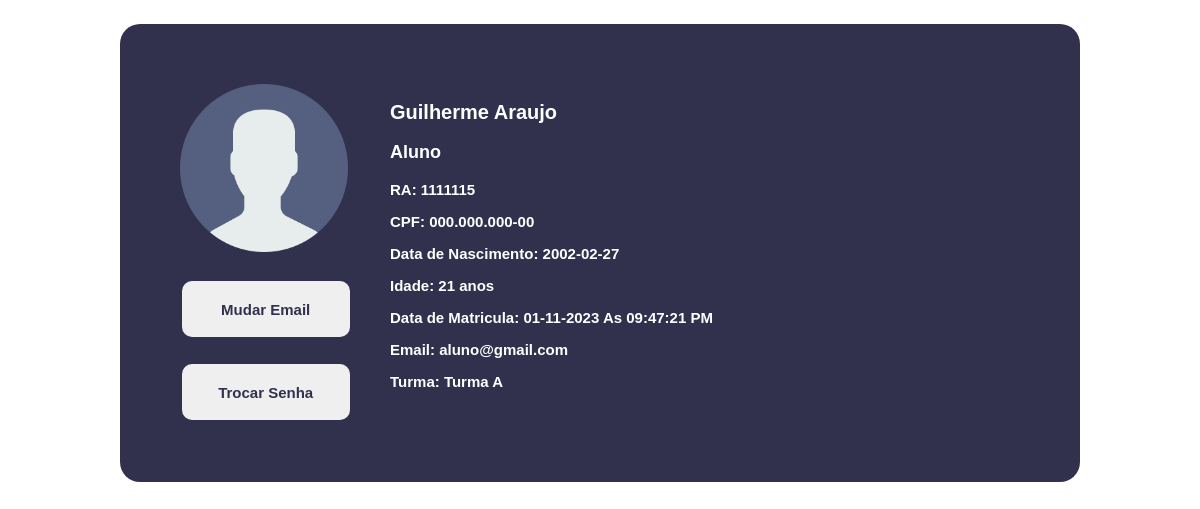
Page /Cadastrados/perfil.php (signed in) on the committed database.
### tables this page shows
CREATE TABLE `tipo` (
  `id` int(1) NOT NULL,
  `descricao` varchar(20) NOT NULL
);

CREATE TABLE `usuarios` (
  `ra` int(9) NOT NULL,
  `nome` varchar(50) NOT NULL,
  `cpf` varchar(14) NOT NULL,
  `genero` int(1) NOT NULL,
  `dt_NASC` date NOT NULL,
  `email` varchar(50) NOT NULL,
  `senha` varchar(60) NOT NULL,
  `dt_registro` timestamp NOT NULL DEFAULT current_timestamp(),
  `tipo` int(1) NOT NULL
);

### BackEnd/sessao.php (called while the page is built, shortened)
<?php
function getIdRa()
{
    return $_SESSION[SESSION_USER_RA_ID];
}
function getNome()
{
    return $_SESSION[SESSION_USERNAME];
}
function getPermission()
{
    try{
        include_once "conexao.php";
        $db = new Conexao();
        return $db->executar("SELECT tipo FROM usuarios WHERE ra = '".$_SESSION[SESSION_USER_RA_ID]."'")[0][0];
    }catch(Exception $e){
        logout();
        header("Location: ../Login/pagLogin.php?ERROR=3");
        exit();
    }
}

### BackEnd/conexao.php (called while the page is built, shortened)
<?php
class Conexao
{
    private $host = "localhost";
    private $port = "3306";
    private $user = "root";
    private $pass = "";
    private $dbName = "escola_db";
    private $pdo = null;
    public function __construct()
    {
        try {
            $this->pdo = new PDO("mysql:dbname=$this->dbName;host=$this->host;port=$this->port", $this->user, $this->pass);
        } catch (Exception $e) {
            $this->errorCode = $e->getCode();
            error_log(date("d-m-Y H:i:s")." - Falha ao conectar com o banco, código: '" . $e->getCode() . "', Erro: '" . $e->getMessage() . "'.\n", 3, "C:\\xampp\PhpSiteEscolaErrorsLog.log");
        }
    }
    public function executar($sql, $fullObject = false, $autoExec = true)
    {
        $stmt = $this->pdo->prepare($sql);
        if($autoExec || !$fullObject)
            $stmt->execute();
        if ($fullObject) {
            return $stmt;
        } else {
            $result = $stmt->fetchAll();
            return $result;
        }
    }
}

### Cadastrados/perfil.php (the view, shortened to what this page needs)
<?php
include_once "../BackEnd/sessao.php";
include_once "../BackEnd/conexao.php";
$db = new Conexao();
$result = $db->executar("SELECT cpf , dt_NASC, dt_registro, email FROM usuarios WHERE ra = '".getIdRa()."';");
$cargo = $db->executar("SELECT t.descricao FROM tipo as t JOIN usuarios as u ON t.id = u.tipo WHERE ra = '".getIdRa()."';")[0][0];
$dtNasc = $result[0]['dt_NASC'];
$idade = (new DateTime($dtNasc))->diff(new DateTime(date('d-m-Y')))->format('%Y anos');
$dtRegistro = date_format(date_create($result[0]['dt_registro']),'d-m-Y \A\s h:i:s A');
$email = $result[0]['email'];
if(getPermission() == PERMISSION_ALUNO){
    $turma = $db->executar("SELECT desc_turma FROM view_alunos WHERE ra = '".getIdRa()."';")[0][0];
}
?>
<!DOCTYPE html>
<html lang="pt-br">
<head>
    <link rel="stylesheet" href="../index.css">
</head>
<body>
    <div id="perf">
        <div id="opc">
            <img src="../Imgs/usuario.png" alt="iconPerfil">
            <button id="trocaEmail" onclick="trocarEmail();">Mudar Email</button>
            <button id="trocaSenha" onclick="trocarSenha();">Trocar Senha</button>
        </div>
        <div id="inf">
            <h2><?= getNome(); ?></h2>
            <h3><?= $cargo?></h3>
            <p><?= (getPermission() == PERMISSION_ALUNO)?"RA":"ID"; ?>: <?= getIdRa();?></p>
            <P>CPF: <?= $db->executar("SELECT CPF FROM usuarios WHERE ra = '".getIdRa()."';")[0][0]; ?></P>
            <p>Data de Nascimento: <?= $dtNasc?></p>
            <p>Idade: <?= $idade?></p>
            <p>Data de <?= (getPermission() == PERMISSION_ALUNO)?"Matricula":"Contratação"; ?>: <?= $dtRegistro?></p>
            <p>Email: <?= $email?></p>
            <?= (getPermission() == PERMISSION_ALUNO)?"<p>Turma: $turma</p>":"";?>
        </div>
    </div>
</body>
</html>

### index.css (style rules this page uses)
* { font-family: 'Lucida Sans', 'Lucida Sans Regular', 'Lucida Grande', 'Lucida Sans Unicode', Geneva, Verdana, sans-serif; box-sizing: border-box; font-weight: 700; }
body { margin: 0; display: flex; }
#perf { background-color: rgb(49, 49, 78); border-radius: 20px; padding: 5%; width: 80%; margin: 2% 0% 0% 10%; color: white; display: flex; flex-flow: row wrap; justify-content: center; }
#opc { width: 20%; }
#opc button { margin-top: 15%; font-size: 15px; color: rgb(49, 49, 78); }
#opc img { width: 100%; }
#inf { width: 75%; margin-left: 5%; }
#inf h2 { font-size: 20px; }
#inf h3 { font-size: 18px; }
#inf p { font-size: 15px; }
.Vincula input,select,button { width: 100%; height: 7vh; margin: 1%; border: none; border-radius: 10px; }

### rows in the picture
tipo: descricao "Aluno"
usuarios: cpf "000.000.000-00", dt_NASC "2002-02-27", dt_NASC "21 anos", dt_registro "01-11-2023 As 09:47:21 PM", email "aluno@gmail.com"

### other values in the picture
getNome() "Guilherme Araujo"
getIdRa() "1111115"
$turma "Turma A"
